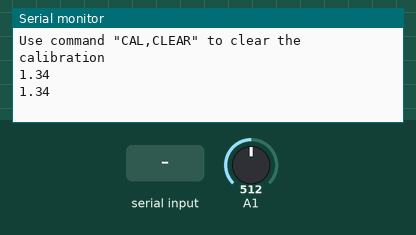
The sketch below on a simulated Arduino Uno, built with avr-gcc and run on an emulated ATmega328P. Parts: the last lines printed to the serial monitor. The inputs (shaded band) are chosen by the test bench; at power-on: A1 = 512.

Above: at 1.3 s.
1.4 s: "cal,4\n" received over Serial
4.6 s: A1 set to 716
At 5.6 s:
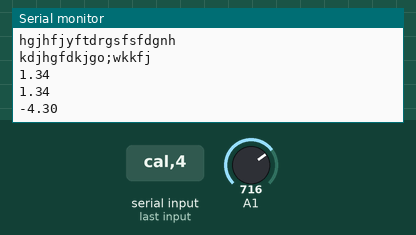
6.1 s: A1 set to 900
At 6.4 s:
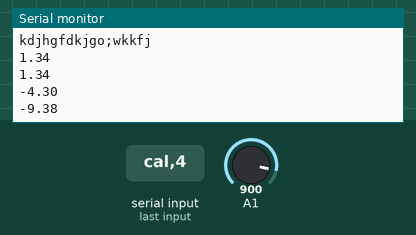
Timing chart, 0 to 9.1 s (numbered marks = the images above; inputs shaded):
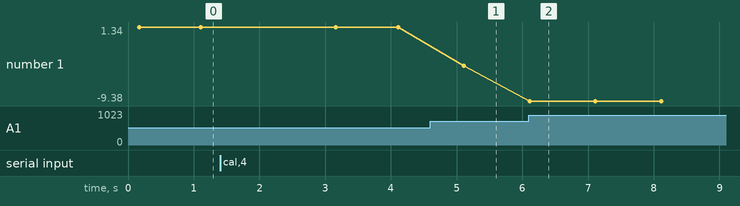

Measured:
- after the input at 4.6 s, the serial monitor: prints a new line after 0.51 s (image 1)
- after the input at 6.1 s, the serial monitor: prints a new line at once (image 2)
- plotted number 1: 1.34 → -4.3 after the input at 4.6 s, -4.3 → -9.38 after the input at 6.1 s

The sketch:

PHMetor.ino
```cpp
/*
Once uploaded, open the serial monitor, set the baud rate to 9600 and append "Carriage return"
The code allows the user to observe real time pH readings as well as calibrate the sensor.
One, two or three-point calibration can be done.

Calibration commands:
 low-point: "cal,4"
 mid-point: "cal,7"
 high-point: "cal,10"
 clear calibration: "cal,clear"
*/

#include "ph_grav.h"                                  //header file for Atlas Scientific gravity pH sensor
                         //header file for liquid crystal display (lcd)

String inputstring = "";                              //a string to hold incoming data from the PC
boolean input_string_complete = false;                //a flag to indicate have we received all the data from the PC
char inputstring_array[10];                           //a char array needed for string parsing
Gravity_pH pH = A1;                                   //assign analog pin A0 of Arduino to class Gravity_pH. connect output of pH sensor to pin A0
             //make a variable pH_lcd and assign arduino digital pins to lcd pins (2 -> RS, 3 -> E, 4 to 7 -> D4 to D7)


void setup() {
  Serial.begin(9600);                                 //enable serial port
                        //display "pH Reading"
  if (pH.begin()) { Serial.println("Loaded EEPROM");}
  Serial.println(F("Use commands \"CAL,4\", \"CAL,7\", and \"CAL,10\" to calibrate the circuit to those respective values"));
  Serial.println(F("Use command \"CAL,CLEAR\" to clear the calibration"));
 }


void serialEvent() {                                  //if the hardware serial port_0 receives a char
  inputstring = Serial.readStringUntil(13);           //read the string until we see a <CR>
  input_string_complete = true;                       //set the flag used to tell if we have received a completed string from the PC
}


void loop() {

  if (input_string_complete == true) {
    Serial.println("hdfhsdfhsf");
    //check if data received
    inputstring.toCharArray(inputstring_array, 30);   //convert the string to a char array
    parse_cmd(inputstring_array);                     //send data to pars_cmd function
    input_string_complete = false;                    //reset the flag used to tell if we have received a completed string from the PC
    inputstring = "";                                 //clear the string
  }
  Serial.println(pH.read_ph());                       //output pH reading to serial monitor
                        //output pH to lcd
  delay(1000);
}


void parse_cmd(char* string) {                      //For calling calibration functions
  string=strupr(string);                                   //convert input string to uppercase
Serial.println("hgjhfjyftdrgsfsfdgnh");
  if (strcmp(string, "CAL,4") == 0) {               //compare user input string with CAL,4 and if they match, proceed
    pH.cal_low();                                   //call function for low point calibration
    Serial.println("LOW CALIBRATED");
  }
  else if (strcmp(string, "CAL,7") == 0) {          //compare user input string with CAL,7 and if they match, proceed
    pH.cal_mid();                                   //call function for midpoint calibration
    Serial.println("MID CALIBRATED");
  }
  else if (strcmp(string, "CAL,10") == 0) {         //compare user input string with CAL,10 and if they match, proceed
    pH.cal_high();                                  //call function for highpoint calibration
    Serial.println("HIGH CALIBRATED");
  }
  else if (strcmp(string, "CAL,CLEAR") == 0) {      //compare user input string with CAL,CLEAR and if they match, proceed
    pH.cal_clear();                                 //call function for clearing calibration
    Serial.println("CALIBRATION CLEARED");
  }else{
    Serial.println("kdjhgfdkjgo;wkkfj");
    }
}
```
